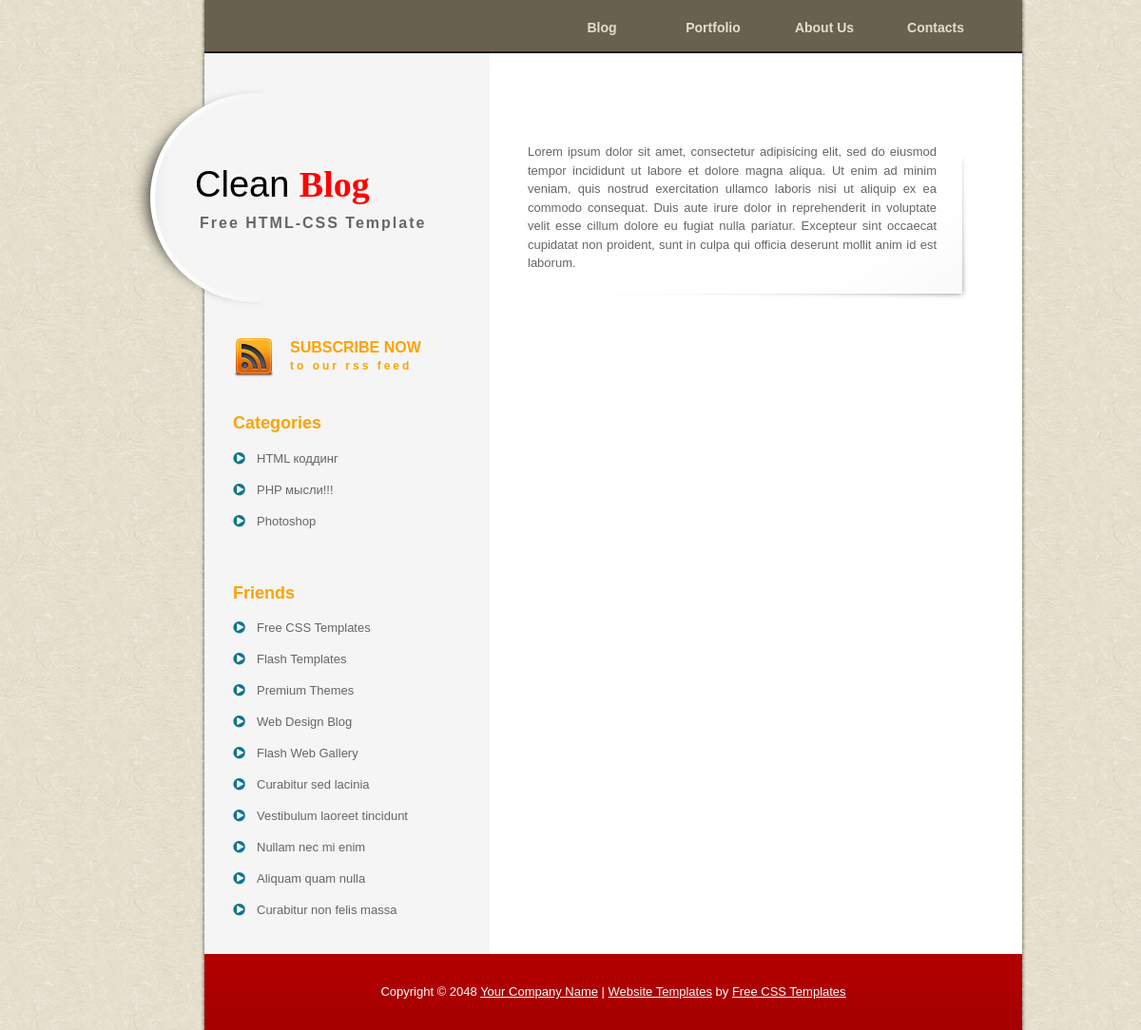
The app's page /info.php?head_link=1 with its own data.
### tables this page shows
CREATE TABLE IF NOT EXISTS `head_cat` (
  `id` tinyint(4) NOT NULL,
  `title` varchar(70) NOT NULL
);

CREATE TABLE IF NOT EXISTS `categories` (
  `id` int(2) NOT NULL,
  `title` varchar(255) NOT NULL,
  `meta_d` varchar(255) NOT NULL,
  `meta_k` varchar(255) NOT NULL,
  `text` text NOT NULL
);

CREATE TABLE IF NOT EXISTS `head_data` (
  `id` tinyint(4) NOT NULL,
  `text` text NOT NULL
);

### inc/left.php (the view)
    <div id="templatemo_left_column">
        <div id="templatemo_header">
            <div id="site_title">
                <h1><a href="http://www.templatemo.com" target="_parent">Clean <strong>Blog</strong><span>Free HTML-CSS Template</span></a></h1>
            </div>
        </div>
        <div id="templatemo_sidebar">
            <div id="templatemo_rss">
                <a href="#">SUBSCRIBE NOW <br /><span>to our rss feed</span></a>
            </div>
<?php
$categories = mysql_query("SELECT * FROM `categories`");
 ?>
            <h4>Categories</h4>
            <ul class="templatemo_list">
			<?
			do
			{
			?>
			<li><a href="cat.php?cat=<?=$cat->id;?>"><?=$cat->title;?></a></li>
			<?
			}while($cat = mysql_fetch_object($categories));
			?>
            </ul>
            <div class="cleaner_h40"></div>
            <h4>Friends</h4>
            <ul class="templatemo_list">
                <li><a href="http://www.templatemo.com" target="_parent">Free CSS Templates</a></li>
                <li><a href="http://www.flashmo.com" target="_parent">Flash Templates</a></li>
                <li><a href="http://www.flashmo.com/store" target="_parent">Premium Themes</a></li>
                <li><a href="http://www.webdesignmo.com/blog" target="_parent">Web Design Blog</a></li>
                <li><a href="http://www.koflash.com" target="_parent">Flash Web Gallery</a></li>
                <li><a href="#">Curabitur sed lacinia</a></li>
                <li><a href="#">Vestibulum laoreet tincidunt</a></li>
                <li><a href="#">Nullam nec mi enim</a></li>
                <li><a href="#">Aliquam quam nulla</a></li>
                <li><a href="#">Curabitur non felis massa</a></li>
            </ul>
        </div>
    </div>

### inc/header.php (shortened to what this page needs)
<!DOCTYPE html PUBLIC "-//W3C//DTD XHTML 1.0 Transitional//EN" "http://www.w3.org/TR/xhtml1/DTD/xhtml1-transitional.dtd">
<html xmlns="http://www.w3.org/1999/xhtml">
<head>
<link href="templatemo_style.css" rel="stylesheet" type="text/css" />
<link href="s3slider.css" rel="stylesheet" type="text/css" />
</head>
<body>
<?php
$menu = mysql_query("SELECT * FROM `head_cat`");
?>
<div id="templatemo_wrapper">
	<div id="templatemo_menu">
        <ul>
            <?
           while($info = mysql_fetch_object($menu))
            {
            ?>
            <li><a href="info.php?head_link=<?=$info->id;?>"><?=$info->title;?></a></li>
            <?
            }
            ?>
        </ul>
    </div>

### info.php (shortened to what this page needs)
<? include "inc/header.php";?>
<? include "inc/left.php";?>
    <div id="templatemo_right_column">
 <?php
$id = $_GET['head_link'];
$articles = mysql_query("SELECT * FROM `head_data` WHERE id = $id");
 ?>
        <div id="templatemo_main">
			<?
			while($news = mysql_fetch_object($articles))
			{
			?>
            <div class="post_section">
                 <p><?=$news->text;?></p>
            </div>
            <?
			}
			?>
		</div>
  </div>
  <? include "inc/footer.php";?>

### templatemo_style.css (style rules this page uses)
body { margin: 0px; padding: 0px; color: #666; font-family: Helevetica,Arial,sans-serif; font-size: 13px; line-height:1.5em; background-image: url(images/templatemo_body.jpg); background-repeat: repeat; }
a, a:link, a:visited { color: #CC0000; }
p { margin: 0px; padding: 0 0 10px 0; }
h1 { font-size: 40px; font-weight: bold; margin: 0 0 30px 0; padding: 5px 0; color: #000; }
h4 { font-size: 18px; margin: 0 0 20px 0; padding: 0; color: #ffa200; }
.cleaner_h40 { clear: both; width:100%; height: 40px; }
.templatemo_list { margin: 20px 0; padding: 0; list-style: none; }
.templatemo_list li { background: transparent url(images/templatemo_list.png) no-repeat scroll 0 0px; margin:0 0 20px; padding:0 0 0 25px; line-height: 1em; }
.templatemo_list li a { color: #666; text-decoration: none; }
#templatemo_wrapper { width: 970px; padding: 0; margin: 0 auto; background: url(images/templatemo_wrapper.png) repeat-y; }
#templatemo_menu { width: 830px; height: 50px; margin: 0 10px 0 100px; padding: 20px 30px 0 0; background: url(images/templatemo_menu.png) top repeat-x; }
#templatemo_menu ul { float: right; margin: 0; padding: 0; list-style: none; display: inline-block; }
#templatemo_menu ul li { padding: 0px; margin: 0px; display: inline; }
#templatemo_menu ul li a { float: left; display: block; width: 112px; height: 48px; padding: 0; margin: 0 5px 0 0 ; font-size: 14px; text-align: center; text-decoration: none; color: #e4decd; font-weight: bold; outline: none; border: none; }
#templatemo_left_column { float: left; width: 400px; }
#templatemo_right_column { float: right; width: 520px; margin-right: 10px; }
#templatemo_header { width: 360px; height: 276px; padding: 0 10px; margin-left: 20px; background: url(images/templatemo_header.png) left center no-repeat; }
#templatemo_header #site_title { float: left; width: 310px; padding: 115px 0 0 60px; }
#templatemo_header #site_title h1 { margin: 0; padding: 0; }
#templatemo_header #site_title h1 a { margin: 0px; padding: 0px; font-size: 38px; color: #000; font-weight: normal; text-decoration: none; }
#templatemo_header #site_title h1 strong { color: #f00; font-family: Georgia, "Times New Roman", Times, serif; }
#templatemo_header #site_title a span { display: block; font-size: 16px; color: #666; font-weight: bold; letter-spacing: 2px; margin-left: 5px; margin-top: 20px; }
#templatemo_sidebar { clear: both; float: left; width: 250px; margin-left: 130px; }
#templatemo_main { float: right; width: 490px; padding-top: 40px; margin-right: 30px; }
.post_section { clear: both; position: relative; padding: 0 60px 10px 0; margin: 40px 0; background: url(images/templatemo_post_bottom.png) bottom left no-repeat; }
.post_section p { text-align: justify; margin-bottom: 10px; }
#templatemo_rss a { float: right; display: block; width: 190px; height: 40px; padding: 10px 0 10px 60px; margin-bottom: 30px; color: #ffa200; font-size: 16px; font-weight: bold; text-decoration: none; background: url(images/templatemo_rss.png) left center no-repeat; }
#templatemo_rss a span { font-size: 12px; margin-top: 5px; letter-spacing: 3px; }

### s3slider.css (style rules this page uses)
ul { margin: 0; padding: 0; list-style-type: none; list-style: none; }
ul li { margin: 0; padding: 0; }

### records on screen
head_cat: title "Blog"
head_cat: title "Portfolio"
head_cat: title "About Us"
head_cat: title "Contacts"
categories: title "HTML коддинг"
categories: title "PHP мысли!!!"
categories: title "Photoshop"
head_data: text "Lorem ipsum dolor sit amet, consectetur adipisicing elit, sed do eiusmod tempor incididunt ut labore et dolore magna aliqua. Ut enim ad minim veniam, quis nostrud exercitation ullamco laboris nisi ut aliquip ex ea commodo consequat. Duis aute irure dolor in reprehenderit in voluptate velit esse cillum dolore eu fugiat nulla pariatur. Excepteur sint occaecat cupidatat non proident, sunt in culpa qui officia deserunt mollit anim id est laborum."
